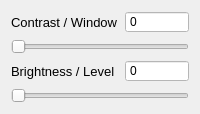
            <widget class="QWidget" name="tab_10">
             <attribute name="title">
              <string>Timest 1</string>
             </attribute>
             <layout class="QGridLayout" name="gridLayout_101">
              <item row="3" column="0" colspan="2">
               <widget class="QSlider" name="changeBrightness_data00">
                <property name="toolTip">
                 <string>Drag to adjust this view's brightness (display level) — the intensity value centered in the grayscale range.</string>
                </property>
                <property name="maximum">
                 <number>99</number>
                </property>
                <property name="singleStep">
                 <number>1</number>
                </property>
                <property name="pageStep">
                 <number>10</number>
                </property>
                <property name="value">
                 <number>0</number>
                </property>
                <property name="orientation">
                 <enum>Qt::Horizontal</enum>
                </property>
               </widget>
              </item>
              <item row="2" column="1">
               <widget class="QSpinBox" name="display_level_data00">
                <property name="maximumSize">
                 <size>
                  <width>16777215</width>
                  <height>100</height>
                 </size>
                </property>
                <property name="toolTip">
                 <string>Current brightness (level) value for this view; synced with the brightness slider below.</string>
                </property>
                <property name="autoFillBackground">
                 <bool>false</bool>
                </property>
                <property name="styleSheet">
                 <string notr="true">color: rgb(0, 0, 0); background-color: white;</string>
                </property>
                <property name="readOnly">
                 <bool>true</bool>
                </property>
                <property name="buttonSymbols">
                 <enum>QAbstractSpinBox::NoButtons</enum>
                </property>
               </widget>
              </item>
              <item row="2" column="0">
               <widget class="QLabel" name="label_11">
                <property name="font">
                 <font>
                  <pointsize>10</pointsize>
                  <bold>false</bold>
                 </font>
                </property>
                <property name="text">
                 <string>Brightness / Level</string>
                </property>
               </widget>
              </item>
              <item row="0" column="1">
               <widget class="QSpinBox" name="display_window_data00">
                <property name="maximumSize">
                 <size>
                  <width>70</width>
                  <height>100</height>
                 </size>
                </property>
                <property name="toolTip">
                 <string>Current contrast (window) value for this view; synced with the contrast slider below.</string>
                </property>
                <property name="autoFillBackground">
                 <bool>false</bool>
                </property>
                <property name="styleSheet">
                 <string notr="true">color: rgb(0, 0, 0); background-color: white;</string>
                </property>
                <property name="readOnly">
                 <bool>true</bool>
                </property>
                <property name="buttonSymbols">
                 <enum>QAbstractSpinBox::NoButtons</enum>
                </property>
               </widget>
              </item>
              <item row="1" column="0" colspan="2">
               <widget class="QSlider" name="changeContrast_data00">
                <property name="toolTip">
                 <string>Drag to adjust this view's contrast (display window) — the intensity range mapped across the grayscale.</string>
                </property>
                <property name="styleSheet">
                 <string notr="true"/>
                </property>
                <property name="maximum">
                 <number>99</number>
                </property>
                <property name="singleStep">
                 <number>1</number>
                </property>
                <property name="pageStep">
                 <number>10</number>
                </property>
                <property name="value">
                 <number>0</number>
                </property>
                <property name="orientation">
                 <enum>Qt::Horizontal</enum>
                </property>
               </widget>
              </item>
              <item row="0" column="0">
               <widget class="QLabel" name="label_12">
                <property name="font">
                 <font>
                  <pointsize>10</pointsize>
                  <bold>false</bold>
                 </font>
                </property>
                <property name="text">
                 <string>Contrast / Window</string>
                </property>
               </widget>
              </item>
             </layout>
            </widget>
